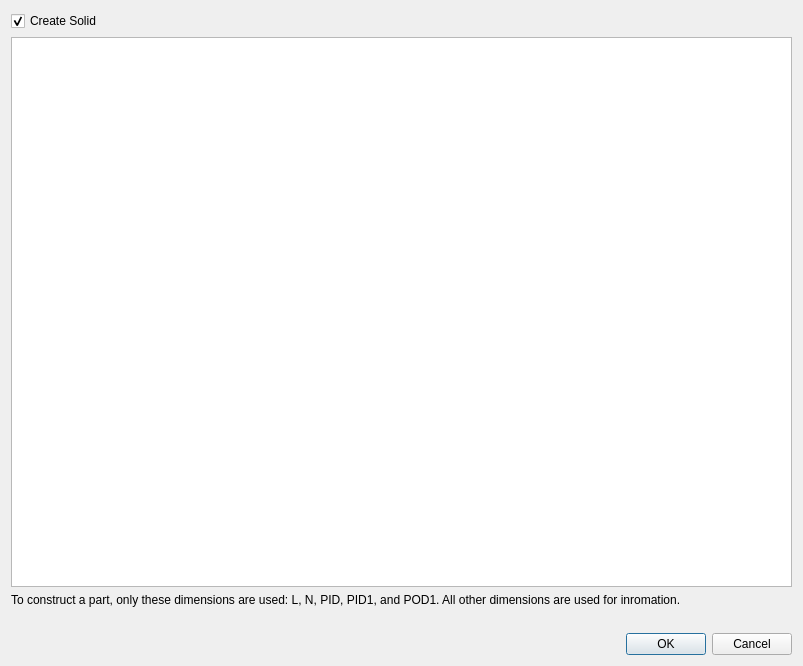
<?xml version="1.0" encoding="UTF-8"?>
<ui version="4.0">
 <class>Dialog</class>
 <widget class="QDialog" name="Dialog">
  <property name="geometry">
   <rect>
    <x>0</x>
    <y>0</y>
    <width>803</width>
    <height>666</height>
   </rect>
  </property>
  <property name="windowTitle">
   <string>Create bushing</string>
  </property>
  <layout class="QVBoxLayout" name="verticalLayout">
   <item>
    <widget class="QCheckBox" name="checkBoxCreateSolid">
     <property name="text">
      <string>Create Solid</string>
     </property>
     <property name="checked">
      <bool>true</bool>
     </property>
    </widget>
   </item>
   <item>
    <widget class="QTableView" name="tableViewParts">
     <property name="selectionMode">
      <enum>QAbstractItemView::SingleSelection</enum>
     </property>
     <property name="selectionBehavior">
      <enum>QAbstractItemView::SelectRows</enum>
     </property>
    </widget>
   </item>
   <item>
    <widget class="QLabel" name="label_2">
     <property name="text">
      <string>&lt;html&gt;&lt;head/&gt;&lt;body&gt;&lt;p&gt;To construct a part, only these dimensions are used: L, N, PID, PID1, and POD1. All other dimensions are used for inromation.&lt;/p&gt;&lt;/body&gt;&lt;/html&gt;</string>
     </property>
     <property name="textFormat">
      <enum>Qt::AutoText</enum>
     </property>
     <property name="wordWrap">
      <bool>true</bool>
     </property>
    </widget>
   </item>
   <item>
    <widget class="QLabel" name="label">
     <property name="text">
      <string/>
     </property>
     <property name="pixmap">
      <pixmap>../macros/bushing-dimensions.png</pixmap>
     </property>
     <property name="alignment">
      <set>Qt::AlignCenter</set>
     </property>
    </widget>
   </item>
   <item>
    <widget class="QDialogButtonBox" name="buttonBox">
     <property name="orientation">
      <enum>Qt::Horizontal</enum>
     </property>
     <property name="standardButtons">
      <set>QDialogButtonBox::Cancel|QDialogButtonBox::Ok</set>
     </property>
    </widget>
   </item>
  </layout>
 </widget>
 <resources/>
 <connections>
  <connection>
   <sender>buttonBox</sender>
   <signal>accepted()</signal>
   <receiver>Dialog</receiver>
   <slot>accept()</slot>
   <hints>
    <hint type="sourcelabel">
     <x>248</x>
     <y>254</y>
    </hint>
    <hint type="destinationlabel">
     <x>157</x>
     <y>274</y>
    </hint>
   </hints>
  </connection>
  <connection>
   <sender>buttonBox</sender>
   <signal>rejected()</signal>
   <receiver>Dialog</receiver>
   <slot>reject()</slot>
   <hints>
    <hint type="sourcelabel">
     <x>316</x>
     <y>260</y>
    </hint>
    <hint type="destinationlabel">
     <x>286</x>
     <y>274</y>
    </hint>
   </hints>
  </connection>
 </connections>
</ui>
